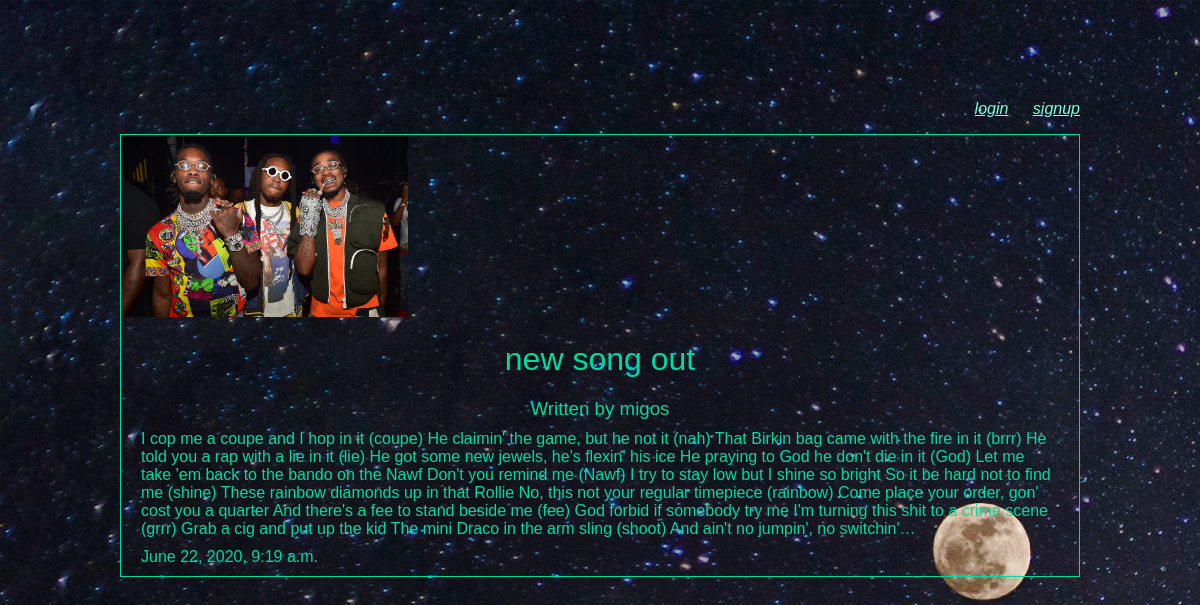
Screenshot of /articles/new-song-out/ with the database file from the repository.
### articles/models.py (models this page shows)
class Article(models.Model):
    title = models.CharField(max_length=100)
    slug = models.SlugField()
    body = models.TextField()
    date = models.DateTimeField(auto_now_add=True)
    thumb = models.ImageField(default="default.png",blank=True)
    author = models.ForeignKey(User,on_delete=models.CASCADE,default=None)

### articles/views.py (the view)
# urls.py: url(r'^(?P<slug>[\w-]+)/$',views.article_detail,name="detail"),
def article_detail(request,slug):
    article = Article.objects.get(slug=slug)
    return render(request, 'articles/article_detail.html',{'article':article})

### articles/templates/articles/article_detail.html
{% extends 'root_layout.html' %}
{% block content %}
<div class="article-detail">
    <div class="article">
        <img src="{{ article.thumb.url }}" />
        <h2>{{ article.title }}</h2>
        <h3>Written by {{ article.author.username }}</h3>
        <p>{{ article.body }}</p>
        <p>{{ article.date }}</p>
    </div>
</div>
{% endblock %}

### assets/styles.css (style rules this page uses)
body { background-image: url(moon.jpg); background-repeat-y: no-repeat ; colour:#fff }
body * { font-family: sans-serif; }
h1, h2, h3, h4, h5 { font-weight: normal; margin: 0; }
.article { padding: 10px; border: 1px solid #00dba0; position: relative; padding-bottom: 40px; }
.article h2 { font-size: 1.2em; }
.article-detail .article { padding: 0; }
.article-detail .article img { max-width: 100%; }
.article-detail .article h2 { text-align: center; margin: 20px auto; font-size: 2em }
.article-detail .article h3 { text-align: center; }
.article-detail .article p { margin: 10px 20px }
html { color: #00dba0; }
.article-detail .article img { max-width: 30%; }

### rows the page displays
Article: thumb (picture), title "new song out", author.username "migos", body "I cop me a coupe and I hop in it (coupe) He claimin' the game, but he not it (nah) That Birkin bag came with the fire in it (brrr) He told you a rap with a lie in it (lie) He got some new jewels, he's flexin' his ice He praying to God he don't die in it (God) Let me take 'em back to the bando on the Nawf Don't you remind me (Nawf) I try to stay low but I shine so bright So it be hard not to find me (shine) These rainbow diamonds up in that Rollie No, this not your regular timepiece (rainbow) Come place your order, gon' cost you a quarter And there's a fee to stand beside me (fee) God forbid if somebody try me I'm turning this shit to a crime scene (grrr) Grab a cig and put up the kid The…", date "June 22, 2020, 9:19 a.m."
